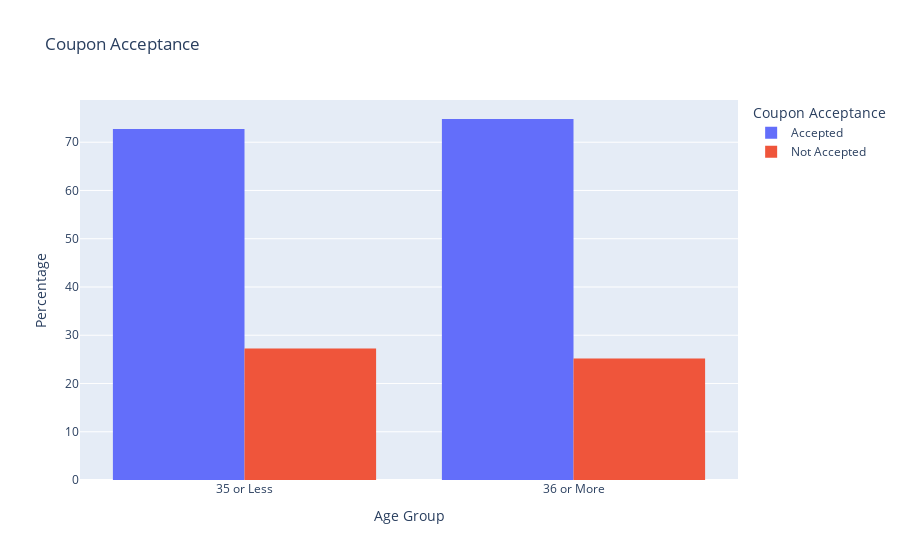

The cell this chart's notebook holds for it:
### Markdown cell above
### Independent Investigation

Using the bar coupon example as motivation, you are to explore one of the other coupon groups and try to determine the characteristics of passengers who accept the coupons.

### Code cell
###
### Exploring coupon type 'Carry out & Take away'
###

input_dataframe_carry_away = clean_data.query("coupon == 'Carry out & Take away'")[["coupon", "destination", "weather", "time", "age", "CarryAway", "Y"]].copy()

def create_age_36plus_label(age):
    if age == "below21" or (is_convertible_to_int(age) and int(age) <= 35):
        return "35 or Less"
    elif age == "50plus" or (is_convertible_to_int(age) and int(age) > 35):
        return "36 or More"
    else:
        return "UNKNOWN"

def carry_away_one_or_more(value):
    one_or_more_values = ["4~8", "1~3", "gt8"]
    less_than_one_values = ["never", "less1"]
    if value in one_or_more_values:
        return "1 or More"
    elif value in less_than_one_values:
        return "Less than 1"
    else:
        return "UNKNOWN"

input_dataframe_carry_away["_age_labeled"] = input_dataframe_carry_away["age"].apply(create_age_36plus_label)
input_dataframe_carry_away["_carry_away_freq"] = input_dataframe_carry_away["CarryAway"].apply(carry_away_one_or_more)
input_dataframe_carry_away["_accepted"] = input_dataframe_carry_away["Y"].apply(create_acceptance_label)

by_age = input_dataframe_carry_away[["_age_labeled", "_accepted"]].groupby("_age_labeled").value_counts(normalize=True) * 100
by_age = by_age.reset_index()

by_carry_freq_labeled = input_dataframe_carry_away[["_carry_away_freq", "_accepted"]].groupby("_carry_away_freq").value_counts(normalize=True) * 100
by_carry_freq_labeled = by_carry_freq_labeled.reset_index()

by_destination = input_dataframe_carry_away[["destination", "_accepted"]].groupby("destination").value_counts(normalize=True) * 100
by_destination = by_destination.reset_index()

by_time = input_dataframe_carry_away[["time", "_accepted"]].groupby("time").value_counts(normalize=True) * 100
by_time = by_time.reset_index()


# Visualize data in a histogram (bar graph)
#
fig = px.histogram(
    by_age,
    title = "Coupon Acceptance",
    x = '_age_labeled',
    y = 'proportion',
    color = '_accepted',
    barmode ='group',
    labels = {"_accepted": "Coupon Acceptance"}
)
    
fig.update_layout(
    xaxis_title='Age Group',
    yaxis_title='Percentage'
)

fig.show()

fig.write_image("visualizations/coupon_acceptance_carry_out_by_age.png")


fig = px.histogram(
    by_carry_freq_labeled,
    title = "Coupon Acceptance",
    x = '_carry_away_freq',
    y = 'proportion',
    color = '_accepted',
    barmode ='group',
    labels = {"_accepted": "Coupon Acceptance"}
)
    
fig.update_layout(
    xaxis_title='Carry Away Frequency',
    yaxis_title='Percentage'
)
    
fig.show()

fig.write_image("visualizations/coupon_acceptance_carry_out_by_carry_out_freq.png")

fig = px.histogram(
    by_destination,
    title = "Coupon Acceptance",
    x = 'destination',
    y = 'proportion',
    color = '_accepted',
    barmode ='group',
    labels = {"_accepted": "Coupon Acceptance"}
)
    
fig.update_layout(
    xaxis_title='Destination Type',
    yaxis_title='Percentage'
)
    
fig.show()

fig.write_image("visualizations/coupon_acceptance_carry_out_by_destination.png")

fig = px.histogram(
    by_time,
    title = "Coupon Acceptance",
    x = 'time',
    y = 'proportion',
    color = '_accepted',
    barmode ='group',
    labels = {"_accepted": "Coupon Acceptance"}
)
    
fig.update_layout(
    xaxis_title='Time of Day',
    yaxis_title='Percentage'
)
    
fig.show()

fig.write_image("visualizations/coupon_acceptance_carry_out_by_time.png")

### Figure 1 — Plotly figure (JSON) as saved in the notebook; plotly's stock layout.template omitted (floating-point values rounded to 4 significant figures)
{"data": [{"alignmentgroup": "True", "bingroup": "x", "histfunc": "sum", "hovertemplate": "Coupon Acceptance=Accepted<br>_age_labeled=%{x}<br>sum of proportion=%{y}<extra></extra>", "legendgroup": "Accepted", "marker": {"color": "#636efa", "pattern": {"shape": ""}}, "name": "Accepted", "offsetgroup": "Accepted", "orientation": "v", "showlegend": true, "type": "histogram", "x": ["35 or Less", "36 or More"], "xaxis": "x", "y": [72.75, 74.81], "yaxis": "y"}, {"alignmentgroup": "True", "bingroup": "x", "histfunc": "sum", "hovertemplate": "Coupon Acceptance=Not Accepted<br>_age_labeled=%{x}<br>sum of proportion=%{y}<extra></extra>", "legendgroup": "Not Accepted", "marker": {"color": "#EF553B", "pattern": {"shape": ""}}, "name": "Not Accepted", "offsetgroup": "Not Accepted", "orientation": "v", "showlegend": true, "type": "histogram", "x": ["35 or Less", "36 or More"], "xaxis": "x", "y": [27.25, 25.19], "yaxis": "y"}], "layout": {"autosize": true, "barmode": "group", "legend": {"title": {"text": "Coupon Acceptance"}, "tracegroupgap": 0}, "title": {"text": "Coupon Acceptance"}, "xaxis": {"anchor": "y", "autorange": true, "domain": [0, 1], "range": [-0.5, 1.5], "title": {"text": "Age Group"}, "type": "category"}, "yaxis": {"anchor": "x", "autorange": true, "domain": [0, 1], "range": [0, 78.75], "title": {"text": "Percentage"}, "type": "linear"}}}
